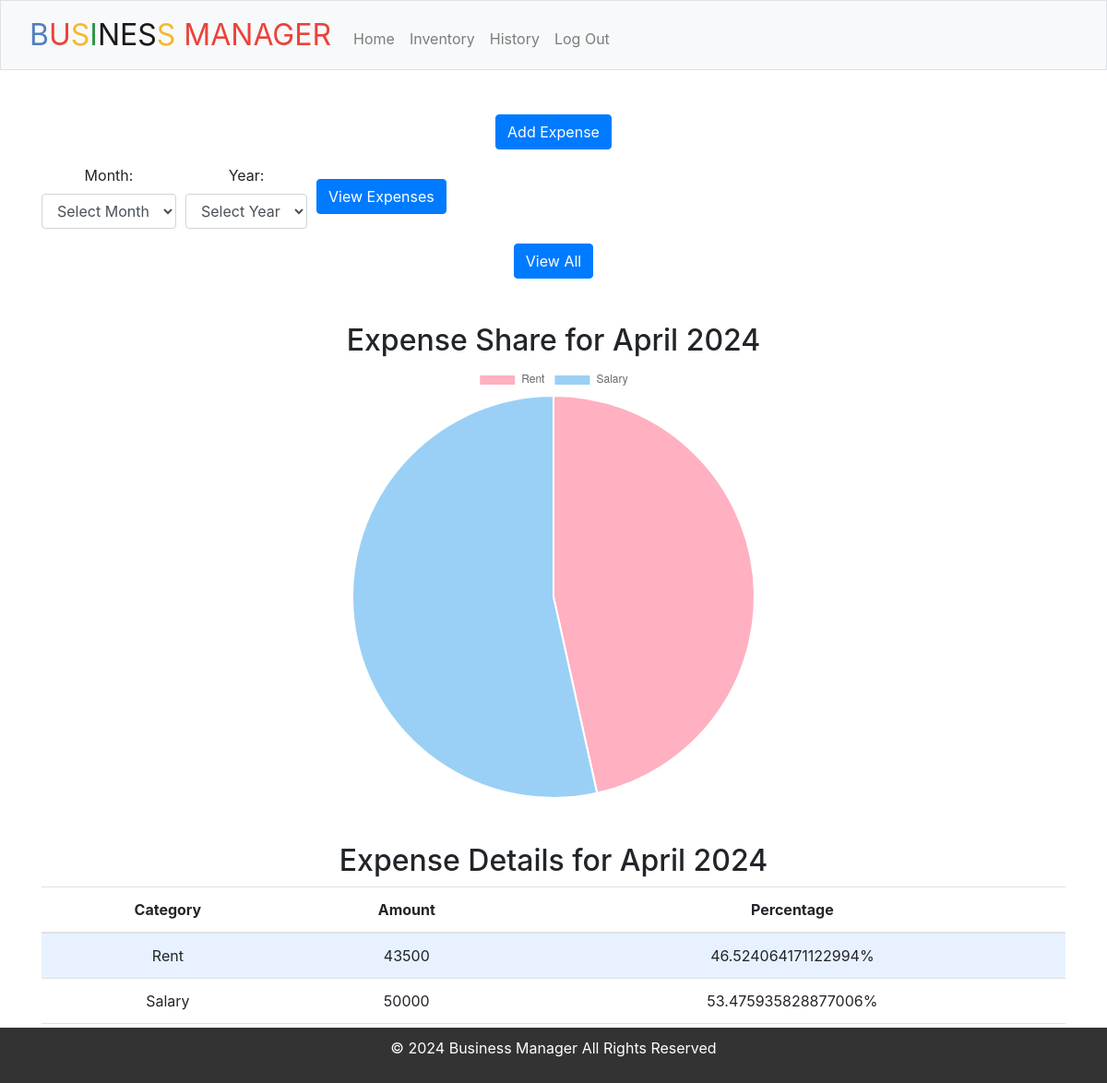
/expenses (signed in), run on the app's committed database.
### tables this page shows
CREATE TABLE expenses(id INTEGER NOT NULL, category TEXT NOT NULL, amount NUMERIC NOT NULL, month TEXT NOT NULL, year NUMERIC NOT NULL, FOREIGN KEY(id) REFERENCES users(id));

### app.py (the view, shortened to what this page needs)
@app.route('/expenses', methods=['GET', 'POST'])
def expenses():
    if request.method == 'POST':
        selected_month = request.form.get('month')
        selected_year = request.form.get('year')
    else:
        selected_month = datetime.datetime.now().strftime('%B')
        selected_year = datetime.datetime.now().year
    conn = sqlite3.connect('manager.db')
    c = conn.cursor()
    user_id = session.get('user_id')
    if selected_month != 'all' and selected_year != 'all':
        c.execute('''
            SELECT category, SUM(amount) AS total_amount
            FROM expenses
            WHERE month = ? AND year = ? AND id = ?
            GROUP BY category
        ''', (selected_month, selected_year, user_id))
    expenses_data = c.fetchall()
    total_expenses = sum(amount for category, amount in expenses_data)
    expenses_share = [(category, amount / total_expenses * 100) for category, amount in expenses_data]
    category_amount = {category: amount for category, amount in expenses_data}
    conn.close()
    return render_template('expenses.html', expenses_share=expenses_share, category_amount=category_amount,
                            selected_month=selected_month, selected_year=selected_year)

### app.py (called while the page is built)
@app.after_request
def after_request(response):
    response.headers["Cache-Control"] = "no-cache, no-store, must-revalidate"
    response.headers["Expires"] = 0
    response.headers["Pragma"] = "no-cache"
    return response

### templates/expenses.html (shortened to what this page needs)
<!DOCTYPE html>
<html lang="en">
<head>
    <link href="/static/body.css" rel="stylesheet">
    <link rel="stylesheet" href="https://stackpath.bootstrapcdn.com/bootstrap/4.5.2/css/bootstrap.min.css">
</head>
<body>
    <nav class="bg-light border navbar navbar-expand-md navbar-light">
        <div class="container-fluid">
            <a class="navbar-brand" href="/dashboard"><span class="blue">B</span><span class="red">U</span><span class="yellow">S</span><span class="green">I</span><span class="maron">N</span><span class="magenta">E</span><span class="maron">S</span><span class="yellow">S</span> <span class="red">MANAGER</span></a>
            <div class="collapse navbar-collapse" id="navbar">
                {% if session["user_id"] %}
                    <ul class="navbar-nav me-auto mt-2">
                        <li class="nav-item"><a class="nav-link" href="/dashboard">Home</a></li>
                        <li class="nav-item"><a class="nav-link" href="/inventory">Inventory</a></li>
                        <li class="nav-item"><a class="nav-link" href="/history">History</a></li>
                    </ul>
                    <ul class="navbar-nav ms-auto mt-2">
                        <li class="nav-item align-self-start" align="right"><a class="nav-link" href="/logout">Log Out</a></li>
                    </ul>
                {% else %}
                    <ul class="navbar-nav ms-auto mt-2">
                        <li class="nav-item"><a class="nav-link" href="/signup">Register</a></li>
                    </ul>
                {% endif %}
            </div>
        </div>
    </nav>
<div class="scrollable">
<div class="container mt-5">
    <button type="button" class="btn btn-primary" data-toggle="modal" data-target="#expenseModal">
        Add Expense
    </button>
</div>
<div class="container mt-3">
    <form method="post" action="/expenses">
        <div class="form-row align-items-center">
            <div class="col-auto">
                <label for="month">Month:</label>
                <select class="form-control" id="month" name="month">
                    <option value="">Select Month</option>
                </select>
            </div>
            <div class="col-auto">
                <label for="year">Year:</label>
                <select class="form-control" id="year" name="year">
                    <option value="">Select Year</option>
                </select>
            </div>
            <div class="col-auto">
                <button type="submit" class="btn btn-primary">View Expenses</button>
            </div>
        </div>
    </form>
    <div class="mt-3">
        <form method="post" action="/expenses" id="viewAllForm">
            <button type="submit" class="btn btn-primary">View All</button>
        </form>
    </div>
</div>
<div class="container mt-5" style="max-width: 500px;">
    <h2>Expense Share for  {% if selected_month == 'all' and selected_year == 'all' %}
        All Data
    {% else %}
        {{ selected_month }} {{ selected_year }}
    {% endif %} </h2>
    <canvas id="expensesChart"></canvas>
</div>
<div class="container mt-5">
    <h2>Expense Details for  {% if selected_month == 'all' and selected_year == 'all' %}
        All Data
    {% else %}
        {{ selected_month }} {{ selected_year }}
    {% endif %}</h2>
    <table class="table">
        <thead>
            <tr>
                <th>Category</th>
                <th>Amount</th>
                <th>Percentage</th>
            </tr>
        </thead>
        <tbody>
            {% for category, percentage in expenses_share %}
            <tr>
                <td>{{ category }}</td>
                <td>{{ category_amount[category] }}</td>
                <td>{{ percentage }}%</td>
            </tr>
            {% endfor %}
        </tbody>
        <tfoot>
            <tr>
                <th>Total</th>
                <td>100%</td>
            </tr>
        </tfoot>
    </table>
</div>
</div>
<script>
    // Get data for the pie chart
    const expensesData = {
        labels: [
            {% for category, _ in expenses_share %}
            '{{ category }}',
            {% endfor %}
        ],
        datasets: [{
            data: [
                {% for _, percentage in expenses_share %}
                {{ percentage }},
                {% endfor %}
            ],
            backgroundColor: [
                'rgba(255, 99, 132, 0.5)',
                'rgba(54, 162, 235, 0.5)',
                'rgba(255, 206, 86, 0.5)',
                'rgba(75, 192, 192, 0.5)',
                'rgba(153, 102, 255, 0.5)',
                'rgba(255, 159, 64, 0.5)'
            ]
        }]
    };
    // Create the pie chart
    const ctx = document.getElementById('expensesChart').getContext('2d');
    new Chart(ctx, {
        type: 'pie',
        data: expensesData
    });
</script>
<footer>
    <p>&copy; 2024 Business Manager All Rights Reserved</p>
</footer>
</body>
</html>

### static/body.css (style rules this page uses)
nav .navbar-brand { font-size: xx-large; }
nav .navbar-brand .blue { color: #537fbe; }
nav .navbar-brand .red { color: #ea433b; }
nav .navbar-brand .yellow { color: #f5b82e; }
nav .navbar-brand .green { color: #2e944b; }
.container { margin-left: auto; margin-right: auto; padding-left: 15px; padding-right: 15px; text-align: center; width: 90%; }
body { background-color: #fff; color: #212529; font-size: 1rem; font-weight: 400; line-height: 1.5; margin: 0; text-align: left; }
table { background-color: transparent; margin-bottom: 1rem; width: 100%; }
table th, table td { padding: 0.75rem; vertical-align: middle; }
tbody tr:nth-of-type(odd) { background-color: rgb(179, 208, 255, 0.3) }

### templates/expenses.html (style rules this page uses)
footer { background-color: #333; color: #fff; text-align: center; padding: 10px 0; width: 100%; position: fixed; bottom: 0; }

### data on the page
expenses: category "Rent", amount "43500", percentage "46.524064171122994"
expenses: category "Salary", amount "50000", percentage "53.475935828877006"

### other printed values
chart data {{ category }} Rent, Salary
chart data {{ percentage }} 46.524064171122994, 53.475935828877006
